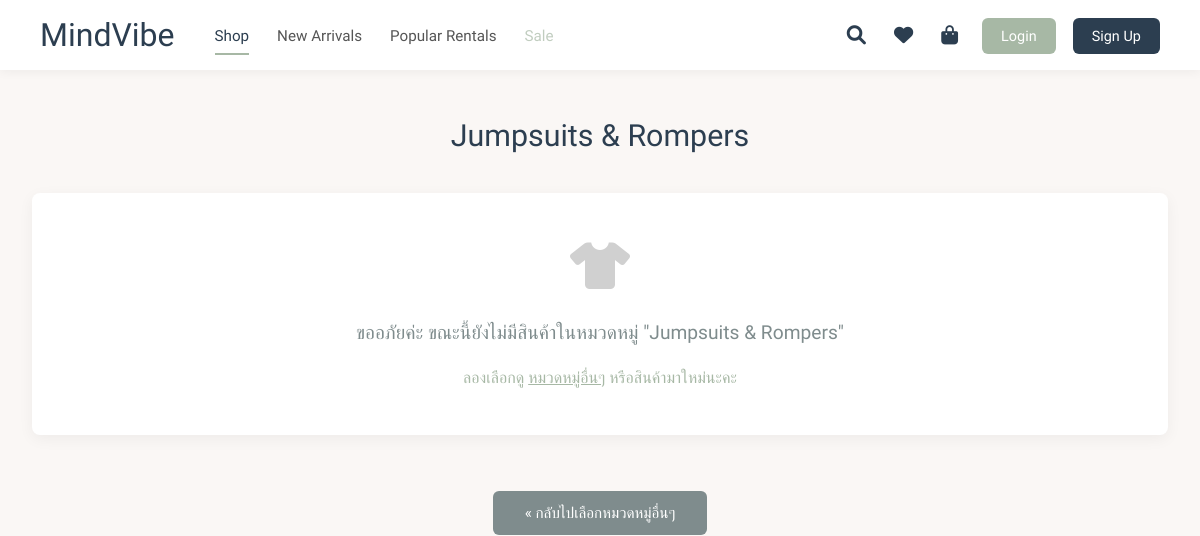
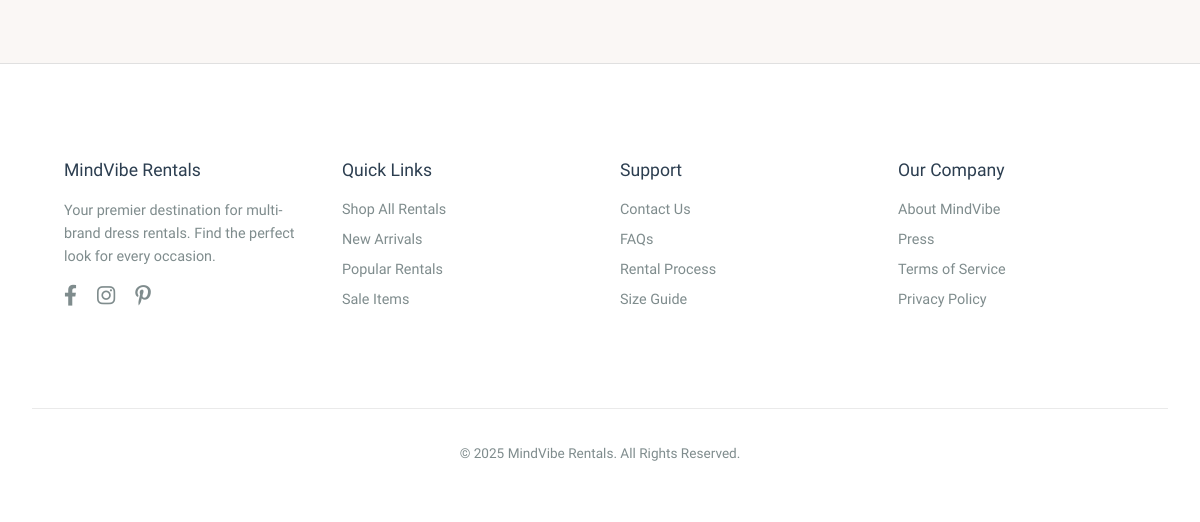
Page /category/jumpsuits-rompers/ on the earlier database version (2 pictures, top to bottom).
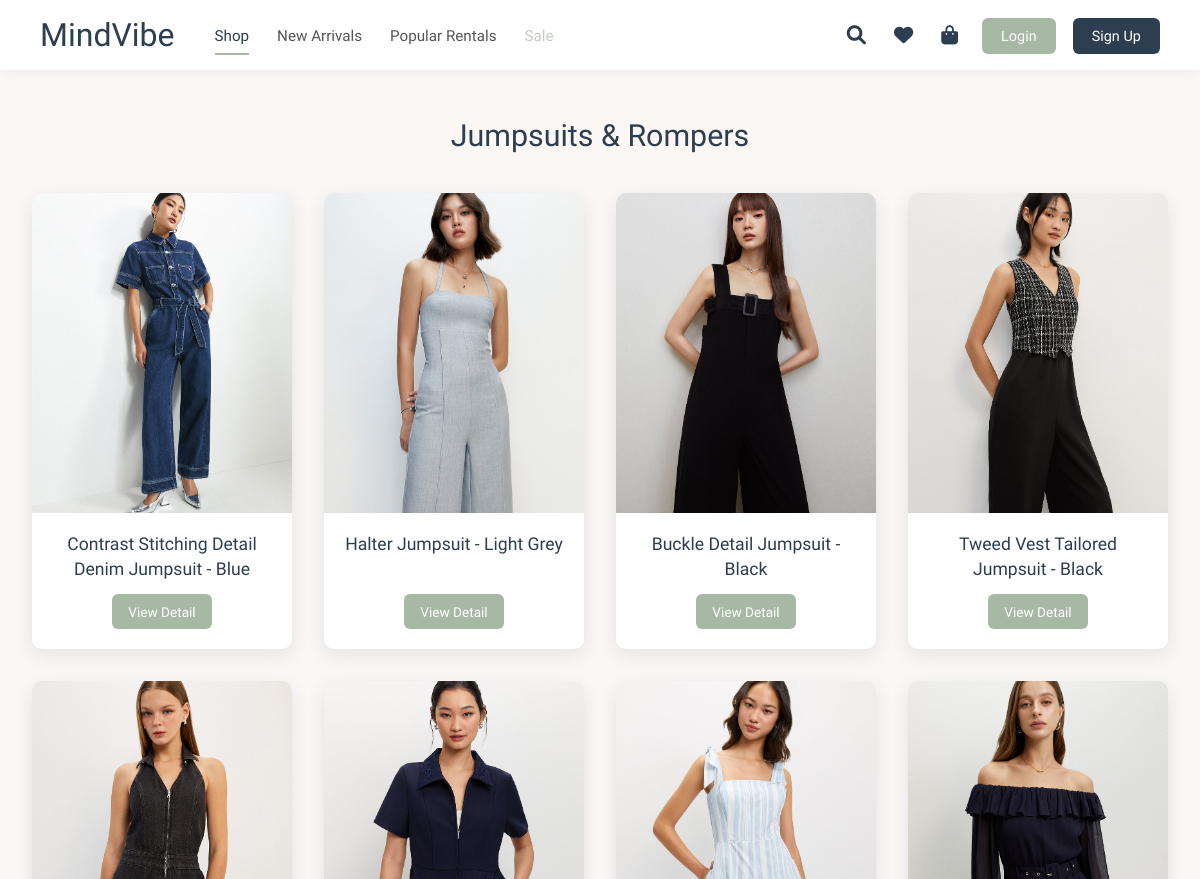
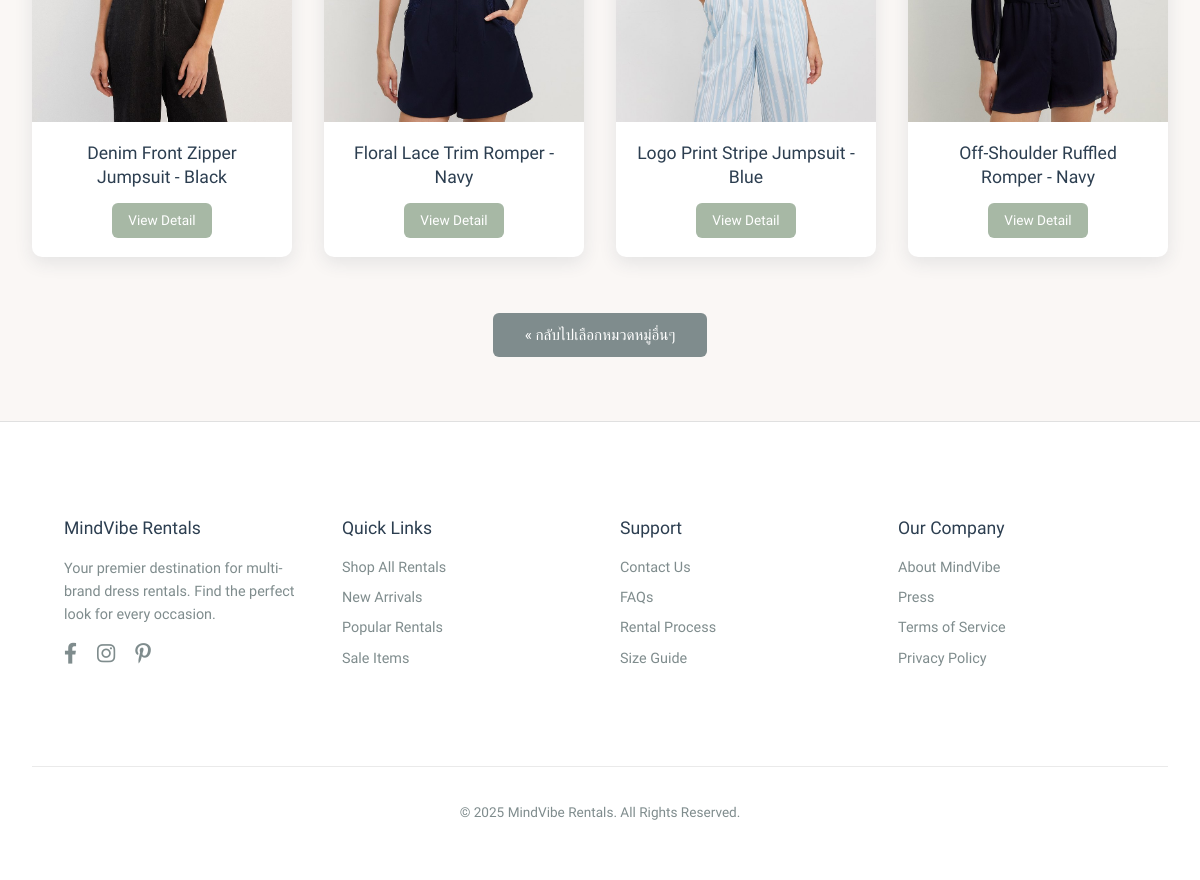
Same page on the later database version (2 pictures, top to bottom).
### clothes/models.py (models this page shows, shortened)
class Category(models.Model):
    name = models.CharField(max_length=100, unique=True, help_text="ชื่อหมวดหมู่ (เช่น Evening Gowns, Casual Chic)")
    slug = models.SlugField(max_length=120, unique=True, help_text="ส่วนที่แสดงใน URL (ภาษาอังกฤษ, ไม่มีเว้นวรรค, ตัวเล็ก)")
    image = models.ImageField(
        upload_to='category_covers/',
        blank=True,
        null=True,
        help_text="รูปภาพหน้าปกของหมวดหมู่"
    )
    description = models.TextField(blank=True, null=True, help_text="คำอธิบายสั้นๆ (ถ้ามี)")
    is_active = models.BooleanField(default=True, help_text="แสดงหมวดหมู่นี้บนเว็บไซต์หรือไม่?")
    created_at = models.DateTimeField(auto_now_add=True)
    updated_at = models.DateTimeField(auto_now=True)
    class Meta:
        verbose_name = "หมวดหมู่สินค้า"
        verbose_name_plural = "หมวดหมู่สินค้า"
        ordering = ['name']

class Clothing(models.Model):
    category = models.ForeignKey(
        'Category',
        related_name='clothes',
        on_delete=models.SET_NULL,
        null=True,
        blank=True,
        help_text="เลือกหมวดหมู่สำหรับชุดนี้"
    )
    name = models.CharField(max_length=100, help_text="ชื่อชุด")
    slug = models.SlugField(max_length=120, unique=True, blank=True, help_text="URL (สร้างจากชื่ออัตโนมัติ)")
    description = models.TextField(help_text="รายละเอียดชุด, เนื้อผ้า, คำแนะนำในการเช่า (ถ้ามี)")
    image = models.ImageField(upload_to='clothing_images/', help_text="รูปภาพหลักของชุด")
    price_3_days = models.DecimalField(max_digits=10, decimal_places=2, null=True, blank=True, help_text="ราคาเช่า 3 วัน (บาท)")
    price_5_days = models.DecimalField(max_digits=10, decimal_places=2, null=True, blank=True, help_text="ราคาเช่า 5 วัน (บาท)")
    price_7_days = models.DecimalField(max_digits=10, decimal_places=2, null=True, blank=True, help_text="ราคาเช่า 7 วัน (บาท)")
    available_for_rent = models.BooleanField(default=True, help_text="ชุดนี้พร้อมให้เช่าหรือไม่?")
    created_at = models.DateTimeField(default=timezone.now)
    updated_at = models.DateTimeField(auto_now=True)
    class Meta:
        verbose_name = "สินค้าเสื้อผ้า"
        verbose_name_plural = "สินค้าเสื้อผ้า"
        ordering = ['-created_at', 'name']

### clothes/views.py (the view)
# urls.py: path('category/<slug:category_slug>/', views.products_by_category_view, name='products_by_category'),
def products_by_category_view(request, category_slug):
    category = get_object_or_404(Category, slug=category_slug, is_active=True)
    clothing_items = category.clothes.filter(available_for_rent=True).order_by('-created_at')
    query = request.GET.get('q', '')
    if query:
        clothing_items = clothing_items.filter(name__icontains=query)
    context = {
        'category': category,
        'clothing_items': clothing_items,
        'query': query,
    }
    return render(request, 'clothes/category_products.html', context)

### clothes/templates/clothes/category_products.html (shortened to what this page needs)
{% extends "base.html" %}
{% load static %}
{% block content %}
<div class="page-container" style="padding-top: 1.5rem; padding-bottom: 2rem;">
    <h1 class="section-title">{{ category.name }}</h1>
    {% if clothing_items %}
        <div class="product-grid">
            {% for product in clothing_items %}
            <div class="product-card">
                <a href="{% url 'clothes:detail' product.pk %}" style="text-decoration: none; color: inherit; display:contents;">
                    <div class="product-card-image-wrapper">
                        {% if product.image %}
                            <img src="{{ product.image.url }}" alt="{{ product.name }}" class="product-card-image">
                        {% else %}
                            <img src="{% static 'clothes/images/placeholder_product.png' %}" alt="Placeholder image for {{ product.name }}" class="product-card-image">
                        {% endif %}
                    </div>
                </a>
                <div class="product-card-info">
                    <a href="{% url 'clothes:detail' product.pk %}" style="text-decoration: none; color: inherit;">
                        <h3 class="product-card-name">{{ product.name }}</h3>
                    </a>
                    <a href="{% url 'clothes:detail' product.pk %}" class="product-card-button">View Detail</a>
                </div>
            </div>
            {% endfor %}
        </div>
    {% else %}
        <div style="text-align: center; padding: 3rem 1rem; background-color: #fff; border-radius: 8px; box-shadow: 0 4px 15px rgba(0,0,0,0.05);">
            <i class="fas fa-tshirt fa-3x" style="color: #d0d0d0; margin-bottom: 1rem;"></i>
            <p style="font-size: 1.2rem; color: #7F8C8D; margin-top: 1rem;">
                ขออภัยค่ะ ขณะนี้ยังไม่มีสินค้าในหมวดหมู่ "{{ category.name }}"
            </p>
            <p style="color: #A7B8A5; margin-top: 1.5rem; font-size: 1rem;">
                ลองเลือกดู <a href="{% url 'clothes:home' %}" style="color: #A7B8A5; font-weight:500; text-decoration: underline;">หมวดหมู่อื่นๆ</a> หรือสินค้ามาใหม่นะคะ
            </p>
        </div>
    {% endif %}
    <div style="text-align: center; margin-top: 3.5rem; margin-bottom: 2rem;">
        <a href="{% url 'clothes:home' %}" class="cta-button-style"> &laquo; กลับไปเลือกหมวดหมู่อื่นๆ</a>
    </div>
</div>
{% endblock %}

### clothes/templates/base.html (shortened to what this page needs)
{% load static %}
<!DOCTYPE html>
<html lang="th">
<head>
    <link rel="stylesheet" href="https://cdnjs.cloudflare.com/ajax/libs/font-awesome/6.0.0-beta3/css/all.min.css">
</head>
<body>
    <nav class="navbar">
        <div class="navbar-left">
            <div class="navbar-logo">
                <a href="{% url 'clothes:home' %}">MindVibe</a>
            </div>
            <div class="navbar-categories">
                <a href="{% url 'clothes:home' %}" class="{% if request.resolver_match.url_name == 'home' or request.resolver_match.view_name == 'clothes:products_by_category' %}active{% endif %}">Shop</a>
                <a href="{% url 'clothes:new_arrivals' %}" class="{% if request.resolver_match.url_name == 'new_arrivals' %}active{% endif %}">New Arrivals</a>
                <a href="{% url 'clothes:popular_rentals' %}" class="{% if request.resolver_match.url_name == 'popular_rentals' %}active{% endif %}">Popular Rentals</a>
                <a href="#" aria-disabled="true" style="color: #A7B8A5; cursor: not-allowed; opacity: 0.7;">Sale</a>
            </div>
        </div>
        <div class="navbar-right">
            <div class="navbar-icons">
                <a href="#" aria-label="Search"><i class="fas fa-search"></i></a>
                <a href="#" aria-label="Wishlist"><i class="fas fa-heart"></i></a>
                <a href="#" aria-label="Shopping Bag"><i class="fas fa-shopping-bag"></i></a>
            </div>
            <div class="navbar-auth">
                {% if user.is_authenticated %}
                    <span class="user-greeting">สวัสดี, {{ user.username|default:'User' }}</span>
                    <a href="{% url 'clothes:logout' %}" class="btn-logout">Logout</a>
                {% else %}
                    <a href="{% url 'clothes:login' %}" class="btn-login">Login</a>
                    <a href="{% url 'clothes:signup' %}" class="btn-signup">Sign Up</a>
                {% endif %}
            </div>
        </div>
    </nav>
    <main class="main-content">
        {% block content %}
        {% endblock %}
    </main>
    <footer class="footer">
        <div class="footer-content page-container">
            <div class="footer-section about">
                <h4>MindVibe Rentals</h4>
                <p>Your premier destination for multi-brand dress rentals. Find the perfect look for every occasion.</p>
                <div class="social-icons" style="margin-top:1rem;">
                    <a href="#" aria-label="Facebook"><i class="fab fa-facebook-f"></i></a>
                    <a href="#" aria-label="Instagram"><i class="fab fa-instagram"></i></a>
                    <a href="#" aria-label="Pinterest"><i class="fab fa-pinterest-p"></i></a>
                </div>
            </div>
            <div class="footer-section links">
                <h4>Quick Links</h4>
                <ul>
                    <li><a href="{% url 'clothes:home' %}">Shop All Rentals</a></li>
                    <li><a href="{% url 'clothes:new_arrivals' %}">New Arrivals</a></li>
                    <li><a href="{% url 'clothes:popular_rentals' %}">Popular Rentals</a></li>
                    <li><a href="#">Sale Items</a></li>
                </ul>
            </div>
            <div class="footer-section support">
                <h4>Support</h4>
                <ul>
                    <li><a href="#">Contact Us</a></li>
                    <li><a href="#">FAQs</a></li>
                    <li><a href="#">Rental Process</a></li>
                    <li><a href="#">Size Guide</a></li>
                </ul>
            </div>
             <div class="footer-section company">
                <h4>Our Company</h4>
                <ul>
                    <li><a href="#">About MindVibe</a></li>
                    <li><a href="#">Press</a></li>
                    <li><a href="#">Terms of Service</a></li>
                    <li><a href="#">Privacy Policy</a></li>
                </ul>
            </div>
        </div>
        <div class="footer-bottom">
            <p>&copy; {% now "Y" %} MindVibe Rentals. All Rights Reserved.</p>
        </div>
    </footer>
</body>
</html>

### clothes/templates/base.html (style rules this page uses)
* { box-sizing: border-box; margin: 0; padding: 0; }
body { font-family: 'Kanit', sans-serif; background-color: #FAF7F5; color: #4A4A4A; display: flex; flex-direction: column; min-height: 100vh; padding-top: 70px; -webkit-font-smoothing: antialiased; -moz-osx-font-smoothing: grayscale; }
.main-content { flex-grow: 1; }
.navbar { background-color: #FFFFFF; height: 70px; padding: 0 2.5rem; box-shadow: 0 2px 10px rgba(0, 0, 0, 0.05); display: flex; justify-content: space-between; align-items: center; position: fixed; top: 0; left: 0; width: 100%; z-index: 1000; }
.navbar-left { display: flex; align-items: center; }
.navbar-logo a { font-size: 2rem; font-weight: 500; color: #2C3E50; text-decoration: none; margin-right: 2.5rem; }
.navbar-categories a { color: #555; text-decoration: none; margin-right: 1.5rem; font-weight: 400; font-size: 0.95rem; transition: color 0.2s ease; padding: 0.5rem 0; }
.navbar-categories a.active { color: #2C3E50; font-weight: 500; border-bottom: 2px solid #A7B8A5; }
.navbar-right { display: flex; align-items: center; }
.navbar-icons a, .navbar-auth > a, .navbar-auth > span { color: #2C3E50; text-decoration: none; margin-left: 1.5rem; font-size: 1.1rem; transition: color 0.2s ease; }
.navbar-icons a i { font-size: 1.2rem; }
.navbar-auth .btn-login, .navbar-auth .btn-signup, .navbar-auth .btn-logout { padding: 0.6rem 1.2rem; border-radius: 6px; color: white; font-weight: 500; text-decoration: none; transition: background-color 0.25s ease, transform 0.15s ease; border: none; font-size: 0.9rem; }
.navbar-auth .btn-login { background-color: #A7B8A5; }
.navbar-auth .btn-signup { background-color: #2C3E50; margin-left: 0.8rem; }
.page-container { width: 100%; max-width: 1280px; margin: 0 auto; padding: 2.5rem 2rem; }
.footer { background-color: #FFFFFF; color: #4A4A4A; padding: 3.5rem 2rem; margin-top: auto; border-top: 1px solid #E0E0E0; }
.footer-content { max-width: 1200px; margin: 0 auto; display: grid; grid-template-columns: repeat(auto-fit, minmax(220px, 1fr)); gap: 2.5rem; text-align: left; }
.footer-section h4 { font-size: 1.1rem; color: #2C3E50; margin-bottom: 1.2rem; font-weight: 500; }
.footer-section ul { list-style: none; padding: 0; margin: 0; }
.footer-section ul li { margin-bottom: 0.7rem; }
.footer-section p { font-size: 0.9rem; line-height: 1.6; color: #7F8C8D; }
.footer-section a { color: #7F8C8D; text-decoration: none; font-weight: 400; font-size: 0.9rem; transition: color 0.2s ease; }
.footer-section .social-icons a { font-size: 1.3rem; margin-right: 1rem; }
.footer-section .social-icons a:last-child { margin-right: 0; }
.footer-bottom { text-align: center; margin-top: 3rem; padding-top: 2rem; border-top: 1px solid #EAEAEA; font-size: 0.85rem; color: #7F8C8D; }
.footer-bottom p { margin: 0.3rem 0; }

### clothes/templates/clothes/category_products.html (style rules this page uses)
.product-grid { display: grid; grid-template-columns: repeat(auto-fit, minmax(260px, 1fr)); gap: 2rem; margin-bottom: 3.5rem; }
.product-card { background-color: #FFFFFF; border-radius: 10px; box-shadow: 0 6px 18px rgba(44, 62, 80, 0.1); overflow: hidden; text-decoration: none; color: inherit; display: flex; flex-direction: column; transition: transform 0.3s ease, box-shadow 0.3s ease; }
.product-card-image-wrapper { width: 100%; height: 320px; overflow: hidden; background-color: #f0f0f0; }
.product-card-image { width: 100%; height: 100%; object-fit: cover; transition: transform 0.4s ease; }
.product-card-info { padding: 1.2rem; text-align: center; flex-grow: 1; display: flex; flex-direction: column; justify-content: space-between; }
.product-card-name { font-size: 1.1rem; font-weight: 500; color: #2C3E50; line-height: 1.4; margin-bottom: 0.8rem; }
.product-card-button { font-family: 'Kanit', sans-serif; background-color: #A7B8A5; color: white; padding: 0.6rem 1rem; text-decoration: none; border-radius: 6px; font-weight: 400; font-size: 0.85rem; transition: background-color 0.25s ease, transform 0.15s ease; border: none; display: inline-block; margin-top: auto; align-self: center; cursor: pointer; }
.cta-button-style { font-family: 'Kanit', sans-serif; background-color: #7F8C8D; color: white; padding: 0.8rem 2rem; text-decoration: none; border-radius: 6px; font-weight: 500; font-size: 0.95rem; transition: background-color 0.25s ease, transform 0.15s ease; border: none; display: inline-block; }
.section-title { text-align: center; color: #2C3E50; margin-top: 1.5rem; margin-bottom: 2.5rem; font-size: 1.9rem; font-weight: 500; }

Differences in the rows shown:
shown differently, row unchanged: Category "Jumpsuits & Rompers": name "Jumpsuits & Rompers" → (not shown)
added Clothing: image (picture), name "Contrast Stitching Detail Denim Jumpsuit - Blue"
added Clothing: image (picture), name "Halter Jumpsuit - Light Grey"
added Clothing: image (picture), name "Buckle Detail Jumpsuit - Black"
added Clothing: image (picture), name "Tweed Vest Tailored Jumpsuit - Black"
added Clothing: image (picture), name "Denim Front Zipper Jumpsuit - Black"
added Clothing: image (picture), name "Floral Lace Trim Romper - Navy"
added Clothing: image (picture), name "Logo Print Stripe Jumpsuit - Blue"
added Clothing: image (picture), name "Off-Shoulder Ruffled Romper - Navy"
Other differences:
text no longer shown: "ขออภัยค่ะ ขณะนี้ยังไม่มีสินค้าในหมวดหมู่ \" \" ลองเลือกดู หมวดหมู่อื่นๆ หรือสินค้ามาใหม่นะคะ"
